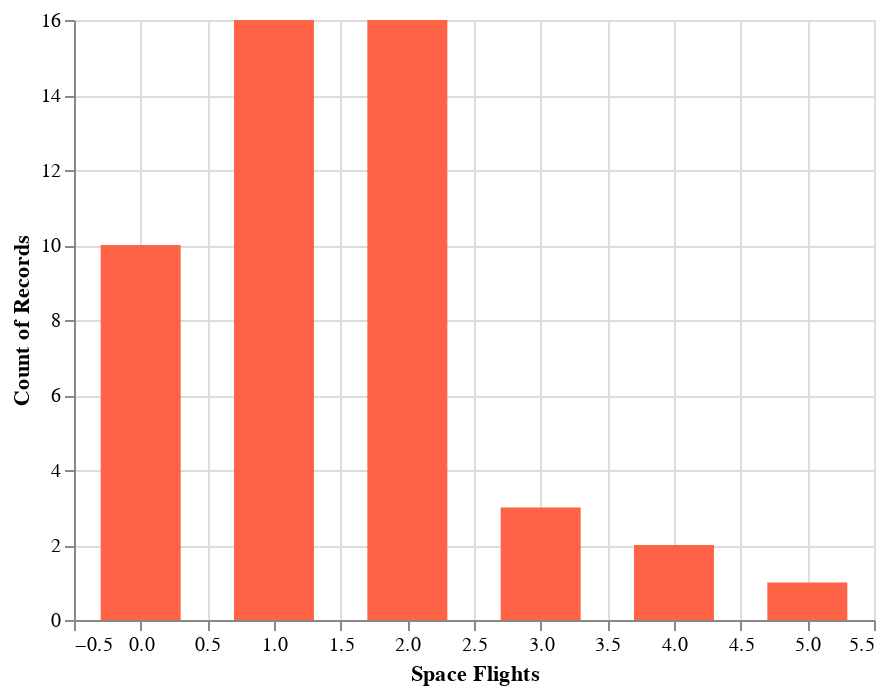
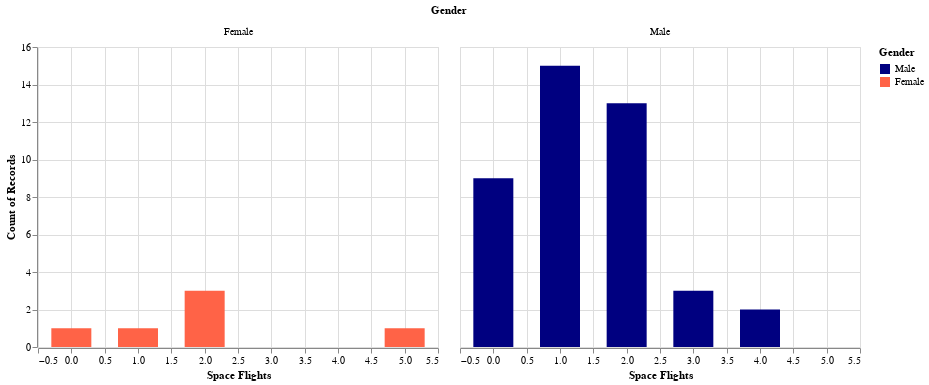

Write notebook code for charts like these, in order.
### Code cell
t.test_5d(astronauts_stats)
